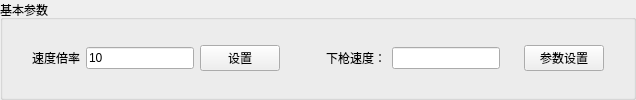
         <widget class="QGroupBox" name="groupBox_8">
          <property name="title">
           <string>基本参数</string>
          </property>
          <layout class="QGridLayout" name="gridLayout_17">
           <item row="0" column="0">
            <layout class="QHBoxLayout" name="horizontalLayout_21">
             <item>
              <spacer name="horizontalSpacer_34">
               <property name="orientation">
                <enum>Qt::Orientation::Horizontal</enum>
               </property>
               <property name="sizeHint" stdset="0">
                <size>
                 <width>18</width>
                 <height>20</height>
                </size>
               </property>
              </spacer>
             </item>
             <item>
              <widget class="QLabel" name="label_34">
               <property name="text">
                <string>速度倍率</string>
               </property>
              </widget>
             </item>
             <item>
              <widget class="QLineEdit" name="v_robot">
               <property name="text">
                <string>10</string>
               </property>
              </widget>
             </item>
             <item>
              <widget class="QPushButton" name="pushButton_49">
               <property name="text">
                <string>设置</string>
               </property>
              </widget>
             </item>
             <item>
              <spacer name="horizontalSpacer_51">
               <property name="orientation">
                <enum>Qt::Orientation::Horizontal</enum>
               </property>
               <property name="sizeHint" stdset="0">
                <size>
                 <width>40</width>
                 <height>20</height>
                </size>
               </property>
              </spacer>
             </item>
             <item>
              <widget class="QLabel" name="label_11">
               <property name="text">
                <string>下枪速度：</string>
               </property>
              </widget>
             </item>
             <item>
              <widget class="QLineEdit" name="v_all"/>
             </item>
             <item>
              <spacer name="horizontalSpacer_35">
               <property name="orientation">
                <enum>Qt::Orientation::Horizontal</enum>
               </property>
               <property name="sizeHint" stdset="0">
                <size>
                 <width>18</width>
                 <height>20</height>
                </size>
               </property>
              </spacer>
             </item>
             <item>
              <widget class="QPushButton" name="pushButton_44">
               <property name="text">
                <string>参数设置</string>
               </property>
              </widget>
             </item>
             <item>
              <spacer name="horizontalSpacer_33">
               <property name="orientation">
                <enum>Qt::Orientation::Horizontal</enum>
               </property>
               <property name="sizeHint" stdset="0">
                <size>
                 <width>18</width>
                 <height>18</height>
                </size>
               </property>
              </spacer>
             </item>
            </layout>
           </item>
          </layout>
         </widget>
